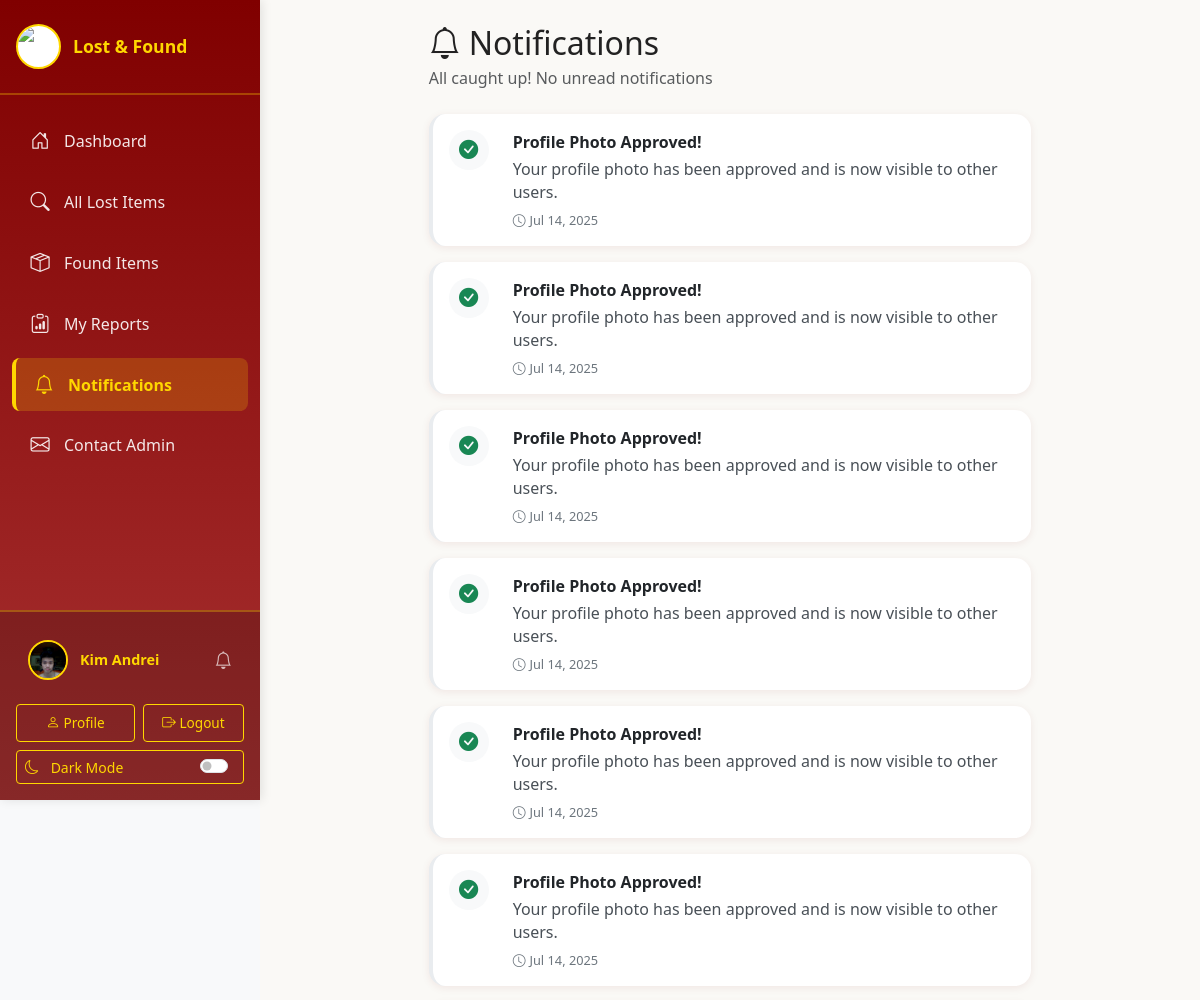
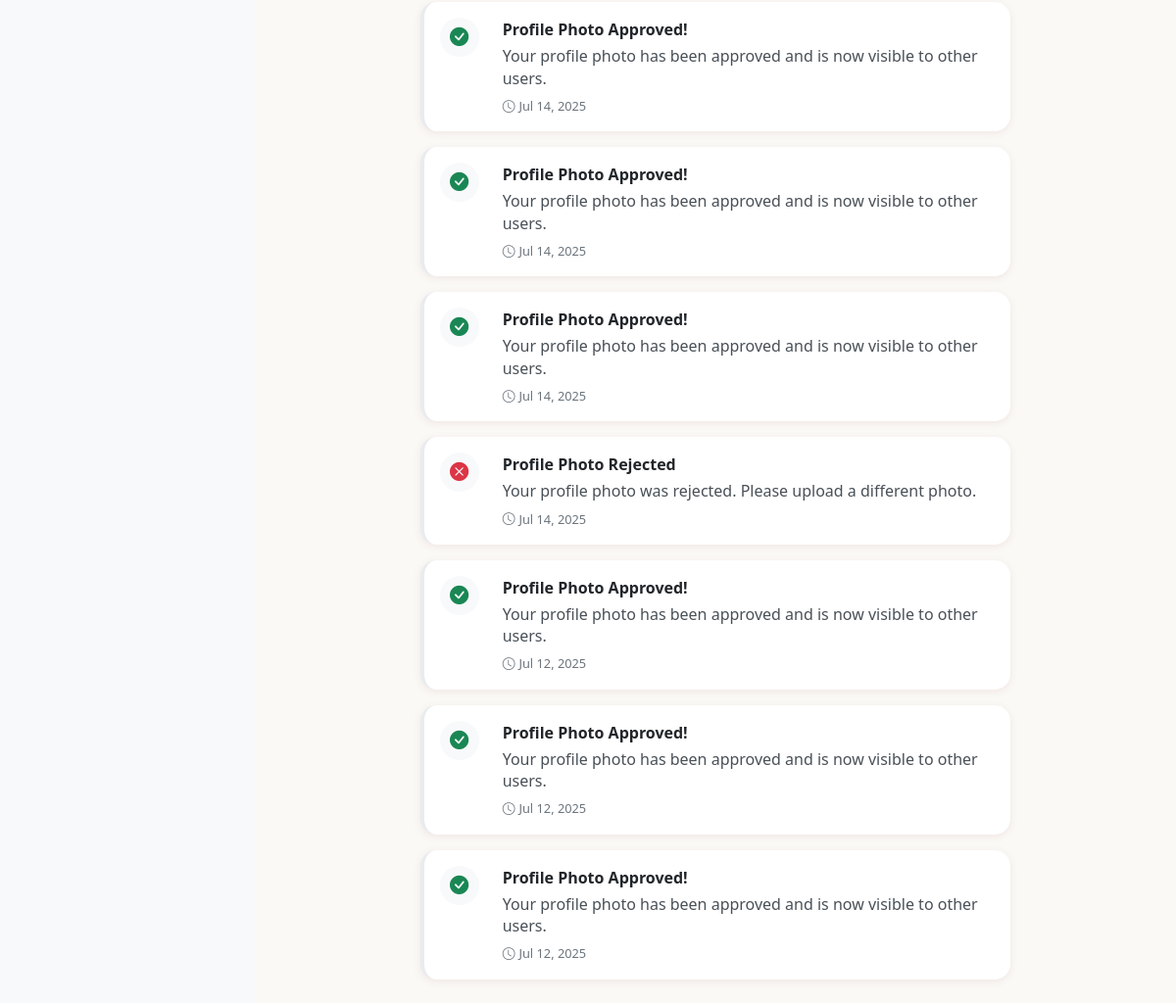
The app's page /htdocs/public/notifications.php (signed in) with its own data (2 pictures, top to bottom).
### tables this page shows
CREATE TABLE `student` (
  `StudentID` int NOT NULL AUTO_INCREMENT,
  `StudentNo` varchar(20) NOT NULL,
  `PasswordHash` varchar(255) NOT NULL,
  `StudentName` varchar(100) NOT NULL,
  `Email` varchar(100) NOT NULL,
  `PhoneNo` varchar(20) DEFAULT NULL,
  `Course` varchar(100) DEFAULT NULL,
  `YearLevel` varchar(20) DEFAULT NULL,
  `ProfilePhoto` varchar(255) DEFAULT NULL,
  `CreatedAt` timestamp NULL DEFAULT CURRENT_TIMESTAMP,
  `UpdatedAt` timestamp NULL DEFAULT CURRENT_TIMESTAMP ON UPDATE CURRENT_TIMESTAMP,
  `Bio` text,
  `PhotoConfirmed` tinyint(1) DEFAULT '0',
  PRIMARY KEY (`StudentID`),
  UNIQUE KEY `StudentNo` (`StudentNo`),
  UNIQUE KEY `Email` (`Email`),
  KEY `idx_student_studentno` (`StudentNo`),
  KEY `idx_student_email` (`Email`)
);

CREATE TABLE `notifications` (
  `NotificationID` int NOT NULL AUTO_INCREMENT,
  `StudentNo` varchar(20) NOT NULL,
  `Type` enum('photo_approved','photo_rejected','report_approved','report_rejected','item_matched','admin_message','system_alert') NOT NULL,
  `Title` varchar(100) NOT NULL,
  `Message` text NOT NULL,
  `RelatedID` int DEFAULT NULL,
  `IsRead` tinyint(1) DEFAULT '0',
  `CreatedAt` timestamp NULL DEFAULT CURRENT_TIMESTAMP,
  PRIMARY KEY (`NotificationID`),
  KEY `idx_notifications_student` (`StudentNo`),
  KEY `idx_notifications_type` (`Type`),
  KEY `idx_notifications_read` (`IsRead`),
  KEY `idx_notifications_created` (`CreatedAt`),
  CONSTRAINT `notifications_ibfk_1` FOREIGN KEY (`StudentNo`) REFERENCES `student` (`StudentNo`) ON DELETE CASCADE
);

### htdocs/classes/Notification.php (called while the page is built, shortened)
<?php
class Notification {
    private $conn;
    public function __construct($conn) {
        $this->conn = $conn;
    }
    public function getAll($studentNo, $limit = 20) {
        try {
            $stmt = $this->conn->prepare('SELECT * FROM notifications WHERE StudentNo = :studentNo ORDER BY CreatedAt DESC LIMIT :limit');
            $stmt->bindValue(':studentNo', $studentNo);
            $stmt->bindValue(':limit', $limit, PDO::PARAM_INT);
            $stmt->execute();
            return $stmt->fetchAll(PDO::FETCH_ASSOC);
        } catch (PDOException $e) {
            return [];
        }
    }
    public function getUnreadCount($studentNo) {
        try {
            $stmt = $this->conn->prepare('SELECT COUNT(*) FROM notifications WHERE StudentNo = :studentNo AND IsRead = 0');
            $stmt->execute(['studentNo' => $studentNo]);
            return $stmt->fetchColumn();
        } catch (PDOException $e) {
            return 0;
        }
    }
    public static function getIcon($type) {
        $icons = [
            'photo_approved' => 'bi-check-circle-fill text-success',
            'photo_rejected' => 'bi-x-circle-fill text-danger',
            'report_approved' => 'bi-check-circle-fill text-success',
            'report_rejected' => 'bi-x-circle-fill text-danger',
            'item_matched' => 'bi-link-45deg text-primary',
            'admin_message' => 'bi-envelope-fill text-info',
            'system_alert' => 'bi-exclamation-triangle-fill text-warning'
        ];
        return $icons[$type] ?? 'bi-bell-fill text-secondary';
    }
    public static function formatTime($timestamp) {
        $time = strtotime($timestamp);
        $now = time();
        $diff = $now - $time;
        if ($diff < 60) {
            return 'Just now';
        } elseif ($diff < 3600) {
            $minutes = floor($diff / 60);
            return $minutes . ' minute' . ($minutes > 1 ? 's' : '') . ' ago';
        } elseif ($diff < 86400) {
            $hours = floor($diff / 3600);
            return $hours . ' hour' . ($hours > 1 ? 's' : '') . ' ago';
        } elseif ($diff < 604800) {
            $days = floor($diff / 86400);
            return $days . ' day' . ($days > 1 ? 's' : '') . ' ago';
        } else {
            return date('M j, Y', $time);
        }
    }
}

### htdocs/public/notifications.php (the view, shortened to what this page needs)
<?php
require_once __DIR__ . '/../classes/Notification.php';
$db = new Database();
$conn = $db->getConnection();
$notification = new Notification($conn);
$student = $_SESSION['student'];
$allNotifications = $notification->getAll($student['StudentNo'], 50);
?>
<!DOCTYPE html>
<html lang="en">
<head>
  <link href="https://cdn.jsdelivr.net/npm/bootstrap@5.3.0/dist/css/bootstrap.min.css" rel="stylesheet">
  <?php
  $ubCssFile = file_exists(__DIR__ . '/../assets/UB.css') ? 'UB.css' : 'ub.css';
  ?>
  <link href="css.php?file=<?php echo urlencode($ubCssFile); ?>" rel="stylesheet">
  <link href="https://cdn.jsdelivr.net/npm/bootstrap-icons@1.10.5/font/bootstrap-icons.css" rel="stylesheet">
</head>
<body>
<?php include '../templates/header.php'; ?>
<div class="container py-4">
  <div class="row">
    <div class="col-lg-8 mx-auto">
      <div class="d-flex justify-content-between align-items-center mb-4">
        <div>
          <h2 class="mb-1"><i class="bi bi-bell me-2"></i>Notifications</h2>
          <p class="text-muted mb-0">
            <?php if ($unreadCount > 0): ?>
              You have <?php echo $unreadCount; ?> unread notification<?php echo $unreadCount > 1 ? 's' : ''; ?>
            <?php else: ?>
              All caught up! No unread notifications
            <?php endif; ?>
          </p>
        </div>
      </div>
      <?php if (count($allNotifications) > 0): ?>
        <div class="row g-3">
          <?php foreach ($allNotifications as $notif): ?>
            <div class="col-12">
              <div class="card notification-card <?php echo $notif['IsRead'] ? 'read' : 'unread'; ?>">
                <div class="card-body">
                  <div class="row align-items-start">
                    <div class="col-auto">
                      <div class="notification-icon bg-light">
                        <i class="<?php echo Notification::getIcon($notif['Type']); ?>"></i>
                      </div>
                    </div>
                    <div class="col">
                      <div class="notification-title"><?php echo htmlspecialchars($notif['Title']); ?></div>
                      <div class="notification-message"><?php echo htmlspecialchars($notif['Message']); ?></div>
                      <div class="notification-time mt-2">
                        <i class="bi bi-clock me-1"></i><?php echo Notification::formatTime($notif['CreatedAt']); ?>
                      </div>
                    </div>
                  </div>
                </div>
              </div>
            </div>
          <?php endforeach; ?>
        </div>
      <?php endif; ?>
    </div>
  </div>
</div>
<?php include '../templates/footer.php'; ?>
</body>
</html>

### htdocs/templates/header.php (shortened to what this page needs)
<?php
$student = null;
$conn = null;
if (isset($_SESSION['student'])) {
    $student = $_SESSION['student'];
    try {
        $db = new Database();
        $conn = $db->getConnection();
        if ($conn) {
            $stmt = $conn->prepare('SELECT * FROM student WHERE StudentNo = :studentNo LIMIT 1');
            $stmt->execute(['studentNo' => $_SESSION['student']['StudentNo']]);
            $freshStudent = $stmt->fetch(PDO::FETCH_ASSOC);
            if ($freshStudent) {
                $student = $freshStudent;
            }
        }
    } catch (Exception $e) {
        $student = $_SESSION['student'];
        $conn = null;
    }
}
function nav_active($page) {
  $current = basename($_SERVER['PHP_SELF']);
  return $current === $page ? 'active' : '';
}
$unreadCount = 0;
if ($student && $conn) {
    try {
        require_once __DIR__ . '/../classes/Notification.php';
        $notification = new Notification($conn);
        $unreadCount = $notification->getUnreadCount($student['StudentNo']);
    } catch (Exception $e) {
        $unreadCount = 0;
    }
}
?>
<link href="css.php?file=sidebar.css" rel="stylesheet">
<div class="sidebar-wrapper">
  <aside class="sidebar" id="sidebar">
    <div class="sidebar-header">
      <img src="../assets/ub_logo.png" alt="University of Batangas Logo">
      <span class="brand-text">Lost & Found</span>
    </div>
    <nav class="sidebar-nav">
      <ul class="nav flex-column">
        <li class="nav-item">
          <a class="nav-link <?php echo nav_active('dashboard.php'); ?>" href="dashboard.php">
            <i class="bi bi-house-door"></i>
            <span>Dashboard</span>
          </a>
        </li>
        <li class="nav-item">
          <a class="nav-link <?php echo nav_active('all_lost.php'); ?>" href="all_lost.php">
            <i class="bi bi-search"></i>
            <span>All Lost Items</span>
          </a>
        </li>
        <li class="nav-item">
          <a class="nav-link <?php echo nav_active('found_items.php'); ?>" href="found_items.php">
            <i class="bi bi-box-seam"></i>
            <span>Found Items</span>
          </a>
        </li>
        <li class="nav-item">
          <a class="nav-link <?php echo nav_active('my_reports.php'); ?>" href="my_reports.php">
            <i class="bi bi-clipboard-data"></i>
            <span>My Reports</span>
          </a>
        </li>
        <li class="nav-item">
          <a class="nav-link <?php echo nav_active('notifications.php'); ?>" href="notifications.php">
            <i class="bi bi-bell"></i>
            <span>Notifications</span>
          </a>
        </li>
        <li class="nav-item">
          <a class="nav-link <?php echo nav_active('contact_admin.php'); ?>" href="contact_admin.php">
            <i class="bi bi-envelope"></i>
            <span>Contact Admin</span>
          </a>
        </li>
      </ul>
    </nav>
    <?php if ($student): ?>
      <div class="sidebar-footer">
        <div class="sidebar-user">
          <?php if (!empty($student['ProfilePhoto']) && isset($student['PhotoConfirmed']) && $student['PhotoConfirmed'] == 1): ?>
            <img src="../<?php echo htmlspecialchars($student['ProfilePhoto']); ?>" alt="Profile Photo">
          <?php else: ?>
            <div class="user-icon">
              <i class="bi bi-person-circle"></i>
            </div>
          <?php endif; ?>
          <div class="sidebar-user-info">
            <div class="sidebar-user-name d-flex align-items-center justify-content-between">
              <span><?php echo htmlspecialchars($student['StudentName']); ?></span>
              <?php if ($unreadCount > 0): ?>
                <button class="notification-bell-link position-relative btn p-0 border-0" type="button" data-bs-toggle="modal" data-bs-target="#notificationModal" title="View Notifications">
                  <i class="bi bi-bell-fill" style="color: #FFD700; font-size: 1.1rem;"></i>
                  <span class="position-absolute top-0 start-100 translate-middle badge rounded-pill bg-danger" style="font-size: 0.65rem; padding: 0.2rem 0.4rem;">
                    <?php echo $unreadCount > 9 ? '9+' : $unreadCount; ?>
                  </span>
                </button>
              <?php else: ?>
                <button class="notification-bell-link btn p-0 border-0" type="button" data-bs-toggle="modal" data-bs-target="#notificationModal" title="View Notifications">
                  <i class="bi bi-bell" style="color: rgba(255, 255, 255, 0.7); font-size: 1.1rem;"></i>
                </button>
              <?php endif; ?>
            </div>
          </div>
        </div>
        <div class="sidebar-user-actions">
          <a href="profile.php" class="btn btn-outline-light btn-sm">
            <i class="bi bi-person"></i> Profile
          </a>
          <form method="POST" action="logout.php" style="display: inline; flex: 1;">
            <button type="submit" class="btn btn-outline-light btn-sm w-100">
              <i class="bi bi-box-arrow-right"></i> Logout
            </button>
          </form>
        </div>
        <div class="mt-2">
          <button class="btn btn-outline-light btn-sm w-100 d-flex align-items-center justify-content-between" id="darkModeToggle" type="button" title="Toggle Dark Mode">
            <span>
              <i class="bi bi-moon me-2" id="darkModeIcon"></i>
              <span id="darkModeText" class="dark-mode-text">Dark Mode</span>
            </span>
            <span class="form-check form-switch mb-0 dark-mode-switch">
              <input class="form-check-input" type="checkbox" id="darkModeSwitch">
            </span>
          </button>
        </div>
      </div>
    <?php endif; ?>
  </aside>
  <main class="main-content">

### htdocs/public/notifications.php (style rules this page uses)
.notification-card { border-radius: 1rem; box-shadow: 0 2px 8px rgba(128,0,0,0.08); transition: transform 0.2s, box-shadow 0.2s; border: none; }
.notification-card.read { border-left: 4px solid #e9ecef; background: #fff; }
.notification-icon { width: 40px; height: 40px; border-radius: 50%; display: flex; align-items: center; justify-content: center; font-size: 1.2rem; }
.notification-time { font-size: 0.8rem; color: #6c757d; }
.notification-title { font-weight: 600; margin-bottom: 0.25rem; }
.notification-message { color: #495057; line-height: 1.4; }

### records on screen
student: ProfilePhoto (picture), StudentName "Kim Andrei"
notifications: Title "Profile Photo Approved!", Message "Your profile photo has been approved and is now visible to other users.", CreatedAt "Jul 14, 2025"
notifications: Title "Profile Photo Approved!", Message "Your profile photo has been approved and is now visible to other users.", CreatedAt "Jul 14, 2025"
notifications: Title "Profile Photo Approved!", Message "Your profile photo has been approved and is now visible to other users.", CreatedAt "Jul 14, 2025"
notifications: Title "Profile Photo Approved!", Message "Your profile photo has been approved and is now visible to other users.", CreatedAt "Jul 14, 2025"
notifications: Title "Profile Photo Approved!", Message "Your profile photo has been approved and is now visible to other users.", CreatedAt "Jul 14, 2025"
notifications: Title "Profile Photo Approved!", Message "Your profile photo has been approved and is now visible to other users.", CreatedAt "Jul 14, 2025"
notifications: Title "Profile Photo Approved!", Message "Your profile photo has been approved and is now visible to other users.", CreatedAt "Jul 14, 2025"
notifications: Title "Profile Photo Approved!", Message "Your profile photo has been approved and is now visible to other users.", CreatedAt "Jul 14, 2025"
notifications: Title "Profile Photo Approved!", Message "Your profile photo has been approved and is now visible to other users.", CreatedAt "Jul 14, 2025"
notifications: Title "Profile Photo Rejected", Message "Your profile photo was rejected. Please upload a different photo.", CreatedAt "Jul 14, 2025"
notifications: Title "Profile Photo Approved!", Message "Your profile photo has been approved and is now visible to other users.", CreatedAt "Jul 12, 2025"
notifications: Title "Profile Photo Approved!", Message "Your profile photo has been approved and is now visible to other users.", CreatedAt "Jul 12, 2025"
notifications: Title "Profile Photo Approved!", Message "Your profile photo has been approved and is now visible to other users.", CreatedAt "Jul 12, 2025"
